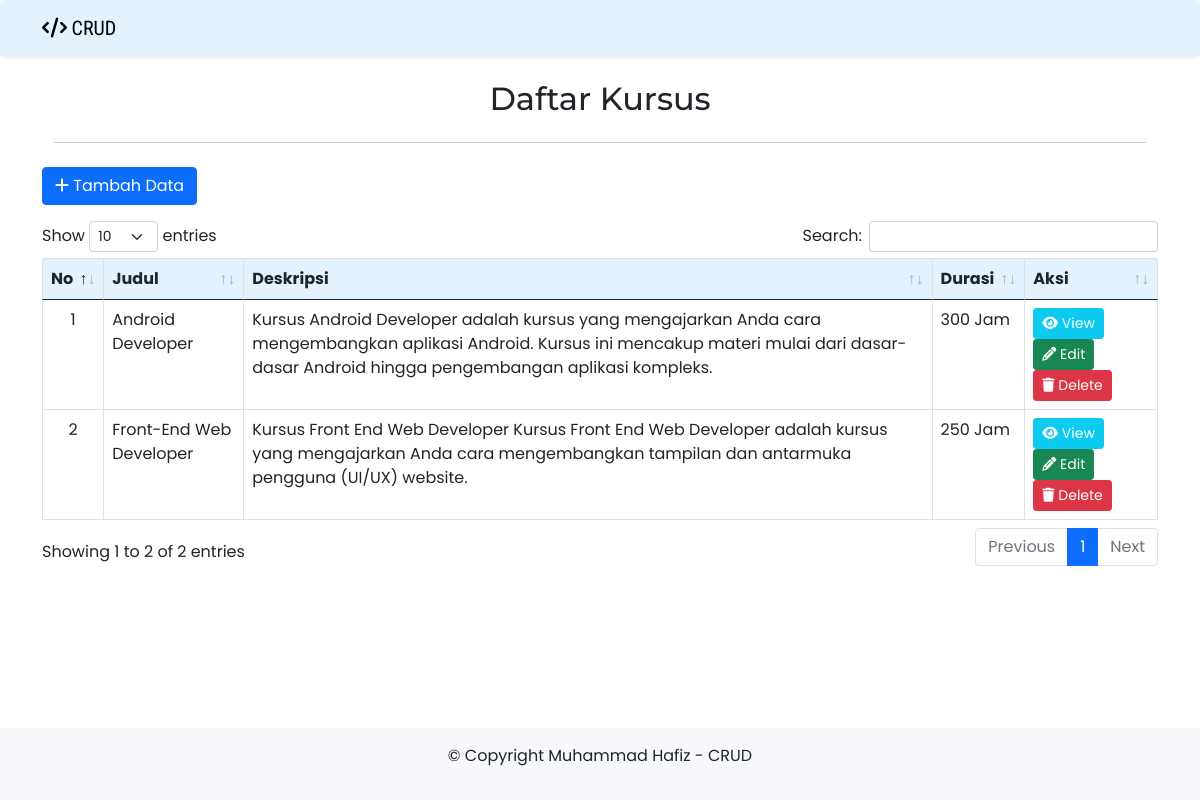
The page / on the database its author committed.
### tables this page shows
CREATE TABLE `tb_courses` (
  `id_course` int(11) NOT NULL,
  `title` varchar(255) NOT NULL,
  `description` text NOT NULL,
  `duration` varchar(50) NOT NULL
);

### index.php (the view, shortened to what this page needs)
<?php
include 'koneksi.php';
$query = "SELECT * FROM tb_courses;";
$sql = mysqli_query($conn, $query);
$no = 0;
?>
<!DOCTYPE html>
<html>
<head>
	<link href="https://cdn.jsdelivr.net/npm/bootstrap@5.0.2/dist/css/bootstrap.min.css" rel="stylesheet">
	<link rel="stylesheet" href="https://cdnjs.cloudflare.com/ajax/libs/font-awesome/6.5.1/css/all.min.css" />
	<link rel="stylesheet" type="text/css" href="css/style.css">
	<link rel="stylesheet" type="text/css" href="datatables/datatables.css"/>
</head>
<body>
	<nav class="navbar navbar-expand-lg bg-body-tertiary shadow-sm rounded" style="background-color: #e3f2fd;">
		<div class="container container-fluid">
			<a class="navbar-brand" href="#"> <i class="fa-solid fa-code"></i> CRUD</a>
		</div>
	</nav>
	<div class="container">
		<div class="container text-center">
			<h2 class="mt-4">Daftar Kursus</h2>
			<hr class="my-4" style="border-width: 2px;">
		</div>
		<a href="kelola.php" type="button" class="btn btn-primary mb-3">
			<i class="fa fa-plus"></i>
			Tambah Data
		</a>
		<div class="table-responsive mb-5">
			<table id="dt" class="table table-bordered table-hover">
				<thead>
					<tr>
						<th><center>No</center></th>
						<th>Judul</th>
						<th>Deskripsi</th>
						<th>Durasi</th>
						<th>Aksi</th>
					</tr>
				</thead>
				<tbody>
					<?php
					while($result = mysqli_fetch_assoc($sql)){
						?>
						<tr>
							<td><center>
								<?php echo ++$no; ?>
							</center></td>
							<td>
								<?php echo $result['title']; ?>
							</td>
							<td>
								<?php echo $result['description']; ?>
							</td>
							<td>
								<?php echo $result['duration']; ?>
							</td>
							<td>
								<a href="materi.php?id_course=<?php echo $result['id_course']; ?>" type="button" class="btn btn-info btn-sm text-white">
									<i class="fa fa-eye"></i> View
								</a>
								<a href="kelola.php?ubah=<?php echo $result['id_course']; ?>" type="button" class="btn btn-success btn-sm">
									<i class="fa fa-pencil"></i> Edit
								</a>
								<a href="proses.php?hapus=<?php echo $result['id_course']; ?>" type="button" class="btn btn-danger btn-sm" onClick="return confirm('Apakah anda yakin ingin menghapus data tersebut?')">
									<i class="fa fa-trash"></i> Delete
								</a>
							</td>
						</tr>
						<?php
					}
					?>
				</tbody>
			</table>
		</div>
	</div>
	<footer>
		<p>&copy; Copyright Muhammad Hafiz - CRUD</p>
    </footer>
</body>
</html>

### css/style.css (style rules this page uses)
body { font-family: "Poppins", sans-serif; display: flex; flex-direction: column; min-height: 100vh; }
h2 { font-family: "Montserrat", serif; }
.navbar-brand { font-family: "Roboto Condensed", cursive; color: black; }
thead { background-color: #e3f2fd; }
footer { background-color: #f7f8fc; padding: 1rem 0; position: relative; margin-top: auto; }
footer p { text-align: center; }

### datatables/datatables.css (style rules this page uses)
table.dataTable { clear: both; margin-top: 6px !important; margin-bottom: 6px !important; max-width: none !important; border-collapse: separate !important; border-spacing: 0; }
table.dataTable td, table.dataTable th { -webkit-box-sizing: content-box; box-sizing: content-box; }
table.dataTable > thead > tr > th:not(.sorting_disabled), table.dataTable > thead > tr > td:not(.sorting_disabled) { padding-right: 30px; }
table.dataTable > thead .sorting, table.dataTable > thead .sorting_asc, table.dataTable > thead .sorting_desc, table.dataTable > thead .sorting_asc_disabled, table.dataTable > thead .sorting_desc_disabled { cursor: pointer; position: relative; }
table.dataTable > thead .sorting:before, table.dataTable > thead .sorting:after, table.dataTable > thead .sorting_asc:before, table.dataTable > thead .sorting_asc:after, table.dataTable > thead .sorting_desc:before, table.dataTable > thead .sorting_desc:after, table.dataTable > thead .sorting_asc_disabled:before, table.dataTable > thead .sorting_asc_disabled:after, table.dataTable > thead .sorting_desc_disabled:before, table.dataTable > thead .sorting_desc_disabled:after { position: absolute; bottom: 0.5em; display: block; opacity: 0.3; }
table.dataTable > thead .sorting:before, table.dataTable > thead .sorting_asc:before, table.dataTable > thead .sorting_desc:before, table.dataTable > thead .sorting_asc_disabled:before, table.dataTable > thead .sorting_desc_disabled:before { right: 1em; content: "↑"; }
table.dataTable > thead .sorting:after, table.dataTable > thead .sorting_asc:after, table.dataTable > thead .sorting_desc:after, table.dataTable > thead .sorting_asc_disabled:after, table.dataTable > thead .sorting_desc_disabled:after { right: 0.5em; content: "↓"; }
table.dataTable > thead .sorting_asc:before, table.dataTable > thead .sorting_desc:after { opacity: 1; }
table.table-bordered.dataTable { border-right-width: 0; }
table.table-bordered.dataTable thead tr:first-child th, table.table-bordered.dataTable thead tr:first-child td { border-top-width: 1px; }
table.table-bordered.dataTable th, table.table-bordered.dataTable td { border-left-width: 0; }
table.table-bordered.dataTable th:first-child, table.table-bordered.dataTable th:first-child, table.table-bordered.dataTable td:first-child, table.table-bordered.dataTable td:first-child { border-left-width: 1px; }
table.table-bordered.dataTable th:last-child, table.table-bordered.dataTable th:last-child, table.table-bordered.dataTable td:last-child, table.table-bordered.dataTable td:last-child { border-right-width: 1px; }
table.table-bordered.dataTable th, table.table-bordered.dataTable td { border-bottom-width: 1px; }

### rows shown on the page
tb_courses: title "Android Developer", description "Kursus Android Developer adalah kursus yang mengajarkan Anda cara mengembangkan aplikasi Android. Kursus ini mencakup materi mulai dari dasar-dasar Android hingga pengembangan aplikasi kompleks.", duration "300 Jam"
tb_courses: title "Front-End Web Developer", description "Kursus Front End Web Developer Kursus Front End Web Developer adalah kursus yang mengajarkan Anda cara mengembangkan tampilan dan antarmuka pengguna (UI/UX) website.", duration "250 Jam"
